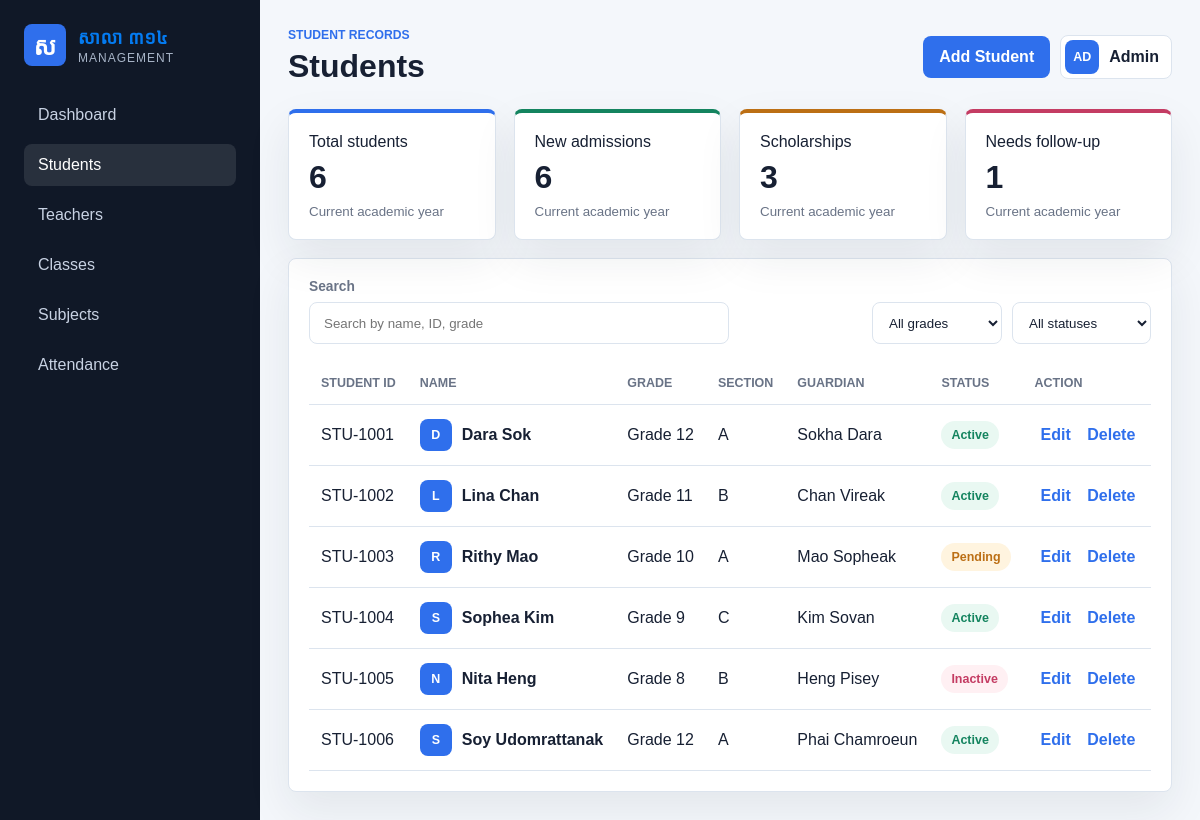
The page /students/ on the database its author committed.
### dashboard/models.py (models this page shows, shortened)
class Student(models.Model):
    STATUS_CHOICES = [
        ("Active", "Active"),
        ("Pending", "Pending"),
        ("Inactive", "Inactive"),
    ]
    id = models.CharField(max_length=20, primary_key=True)
    name = models.CharField(max_length=120)
    grade = models.CharField(max_length=30)
    section = models.CharField(max_length=10)
    guardian = models.CharField(max_length=120)
    status = models.CharField(max_length=20, choices=STATUS_CHOICES, default="Active")
    has_scholarship = models.BooleanField(default=False)
    needs_follow_up = models.BooleanField(default=False)
    created_at = models.DateTimeField(default=timezone.now)
    class Meta:
        ordering = ["id"]

### dashboard/views.py (the view)
# urls.py: path("students/", views.students, name="students"),
def students(request):
    now = timezone.now()
    new_admissions = Student.objects.filter(created_at__year=now.year, created_at__month=now.month).count()
    context = {
        "current_page": "students",
        "student_stats": [
            stat("Total students", format_number(Student.objects.count()), "blue"),
            stat("New admissions", format_number(new_admissions), "green"),
            stat("Scholarships", format_number(Student.objects.filter(has_scholarship=True).count()), "amber"),
            stat("Needs follow-up", format_number(Student.objects.filter(needs_follow_up=True).count()), "rose"),
        ],
        "students": Student.objects.all(),
    }
    return render(request, "dashboard/students.html", context)

### dashboard/views.py (called while the page is built)
def format_number(value):
    return f"{value:,}"

def stat(label, value, tone, change="Current academic year"):
    return {"label": label, "value": value, "tone": tone, "change": change}

### dashboard/templates/dashboard/students.html (shortened to what this page needs)
{% extends "dashboard/base.html" %}
{% block content %}
<header class="topbar">
    <div>
        <p class="eyebrow">Student records</p>
        <h1>Students</h1>
    </div>
    <div class="topbar-actions">
        <button class="primary-button" type="button">Add Student</button>
        <div class="profile-chip">
            <span class="avatar">AD</span>
            <span>Admin</span>
        </div>
    </div>
</header>
<section class="stats-grid" aria-label="Student statistics">
    {% for stat in student_stats %}
        <article class="stat-card {{ stat.tone }}">
            <span>{{ stat.label }}</span>
            <strong>{{ stat.value }}</strong>
            <small>Current academic year</small>
        </article>
    {% endfor %}
</section>
<section class="panel">
    <div class="student-toolbar">
        <label class="search-field">
            <span>Search</span>
            <input type="search" placeholder="Search by name, ID, grade">
        </label>
        <div class="filter-row">
            <select aria-label="Filter by grade">
                <option>All grades</option>
            </select>
            <select aria-label="Filter by status">
                <option>All statuses</option>
            </select>
        </div>
    </div>
    <div class="table-wrap">
        <table class="data-table">
            <thead>
                <tr>
                    <th>Student ID</th>
                    <th>Name</th>
                    <th>Grade</th>
                    <th>Section</th>
                    <th>Guardian</th>
                    <th>Status</th>
                    <th>Action</th>
                </tr>
            </thead>
            <tbody>
                {% for student in students %}
                    <tr>
                        <td>{{ student.id }}</td>
                        <td>
                            <div class="student-name">
                                <span class="avatar small">{{ student.name|slice:":1" }}</span>
                                <strong>{{ student.name }}</strong>
                            </div>
                        </td>
                        <td>{{ student.grade }}</td>
                        <td>{{ student.section }}</td>
                        <td>{{ student.guardian }}</td>
                        <td><span class="status-badge {{ student.status|lower }}">{{ student.status }}</span></td>
                        <td>
                            <a href="#"><button class="text-button" type="button">Edit</button></a>
                            <a href="#"><button class="text-button" type="button">Delete</button></a>
                        </td>
                    </tr>
                {% endfor %}
            </tbody>
        </table>
    </div>
</section>
{% endblock %}

### dashboard/templates/dashboard/base.html (shortened to what this page needs)
{% load static %}
<!doctype html>
<html lang="en">
<head>
    <link rel="stylesheet" href="{% static 'dashboard/styles.css' %}">
</head>
<body>
    <div class="app-shell">
        <aside class="sidebar" aria-label="Primary navigation">
            <a class="brand" href="{% url 'dashboard:index' %}">
                <span class="brand-mark">ស</span>
                <span>
                    <strong>សាលា ៣១៤</strong>
                    <small>Management</small>
                </span>
            </a>
            <nav class="nav-list">
                <a class="nav-link {% if current_page == 'dashboard' %}active{% endif %}" href="{% url 'dashboard:index' %}">Dashboard</a>
                <a class="nav-link {% if current_page == 'students' %}active{% endif %}" href="{% url 'dashboard:students' %}">Students</a>
                <a class="nav-link {% if current_page == 'teachers' %}active{% endif %}" href="{% url 'dashboard:teachers' %}">Teachers</a>
                <a class="nav-link {% if current_page == 'classes' %}active{% endif %}" href="{% url 'dashboard:classes' %}">Classes</a>
                <a class="nav-link {% if current_page == 'subjects' %}active{% endif %}" href="{% url 'dashboard:subjects' %}">Subjects</a>
                <a class="nav-link {% if current_page == 'attendance' %}active{% endif %}" href="{% url 'dashboard:attendance' %}">Attendance</a>
            </nav>
        </aside>
        <main class="main-content">
            {% block content %}{% endblock %}
        </main>
    </div>
</body>
</html>

### rows shown on the page
Student: id "STU-1001", name "D", name "Dara Sok", grade "Grade 12", section "A", guardian "Sokha Dara", status "Active"
Student: id "STU-1002", name "L", name "Lina Chan", grade "Grade 11", section "B", guardian "Chan Vireak", status "Active"
Student: id "STU-1003", name "R", name "Rithy Mao", grade "Grade 10", section "A", guardian "Mao Sopheak", status "Pending"
Student: id "STU-1004", name "S", name "Sophea Kim", grade "Grade 9", section "C", guardian "Kim Sovan", status "Active"
Student: id "STU-1005", name "N", name "Nita Heng", grade "Grade 8", section "B", guardian "Heng Pisey", status "Inactive"
Student: id "STU-1006", name "S", name "Soy Udomrattanak", grade "Grade 12", section "A", guardian "Phai Chamroeun", status "Active"

### other values the page prints
{{ stat.label }} "Total students" "New admissions" "Scholarships" "Needs follow-up"
{{ stat.value }} "6" "6" "3" "1"
